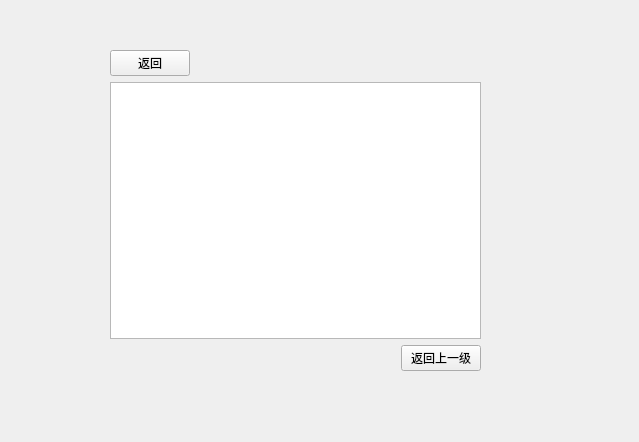
<?xml version="1.0" encoding="UTF-8"?>
<ui version="4.0">
 <class>ChooseFile</class>
 <widget class="QWidget" name="ChooseFile">
  <property name="geometry">
   <rect>
    <x>0</x>
    <y>0</y>
    <width>639</width>
    <height>442</height>
   </rect>
  </property>
  <property name="windowTitle">
   <string>Form</string>
  </property>
  <property name="styleSheet">
   <string notr="true">QScrollBar:vertical {
      border: none;
 	  background-color: rgba(255, 255, 255);
      width: 4px;
      margin: 0px 0 0px 0;
  }
  QScrollBar::handle:vertical {
	 border: none;
     border-radius:2px;
      background: rgba(154, 154, 154, 150);
      min-height: 15px;
  }
QScrollBar::sub-line:vertical {
      border: none;
      height: 0px;
      subcontrol-position: top;
      subcontrol-origin: margin;
  }
QScrollBar::add-line:vertical {
      border: none;
      height: 0px;
      subcontrol-position: bottom;
      subcontrol-origin: margin;
  }
  QScrollBar::up-arrow:vertical, QScrollBar::down-arrow:vertical {
	border:none;
      width: 0px;
      height: 0px;
  }
  QScrollBar::add-page:vertical, QScrollBar::sub-page:vertical {
      background: none;
  }</string>
  </property>
  <widget class="QWidget" name="gridLayoutWidget">
   <property name="geometry">
    <rect>
     <x>110</x>
     <y>50</y>
     <width>371</width>
     <height>321</height>
    </rect>
   </property>
   <layout class="QGridLayout" name="gridLayout">
    <item row="0" column="5">
     <spacer name="horizontalSpacer_5">
      <property name="orientation">
       <enum>Qt::Horizontal</enum>
      </property>
      <property name="sizeHint" stdset="0">
       <size>
        <width>40</width>
        <height>20</height>
       </size>
      </property>
     </spacer>
    </item>
    <item row="0" column="2">
     <spacer name="horizontalSpacer_2">
      <property name="orientation">
       <enum>Qt::Horizontal</enum>
      </property>
      <property name="sizeHint" stdset="0">
       <size>
        <width>40</width>
        <height>20</height>
       </size>
      </property>
     </spacer>
    </item>
    <item row="0" column="0">
     <widget class="QPushButton" name="BackBt">
      <property name="styleSheet">
       <string notr="true"/>
      </property>
      <property name="text">
       <string>返回</string>
      </property>
     </widget>
    </item>
    <item row="1" column="0" colspan="6">
     <widget class="QListWidget" name="listWidget">
      <property name="movement">
       <enum>QListView::Static</enum>
      </property>
      <property name="resizeMode">
       <enum>QListView::Adjust</enum>
      </property>
      <property name="spacing">
       <number>15</number>
      </property>
      <property name="viewMode">
       <enum>QListView::IconMode</enum>
      </property>
     </widget>
    </item>
    <item row="0" column="4">
     <spacer name="horizontalSpacer_4">
      <property name="orientation">
       <enum>Qt::Horizontal</enum>
      </property>
      <property name="sizeHint" stdset="0">
       <size>
        <width>40</width>
        <height>20</height>
       </size>
      </property>
     </spacer>
    </item>
    <item row="0" column="1">
     <spacer name="horizontalSpacer">
      <property name="orientation">
       <enum>Qt::Horizontal</enum>
      </property>
      <property name="sizeHint" stdset="0">
       <size>
        <width>40</width>
        <height>20</height>
       </size>
      </property>
     </spacer>
    </item>
    <item row="0" column="3">
     <spacer name="horizontalSpacer_3">
      <property name="orientation">
       <enum>Qt::Horizontal</enum>
      </property>
      <property name="sizeHint" stdset="0">
       <size>
        <width>40</width>
        <height>20</height>
       </size>
      </property>
     </spacer>
    </item>
    <item row="2" column="5">
     <widget class="QPushButton" name="pushButton_2">
      <property name="text">
       <string>返回上一级</string>
      </property>
     </widget>
    </item>
   </layout>
  </widget>
 </widget>
 <resources/>
 <connections/>
</ui>
